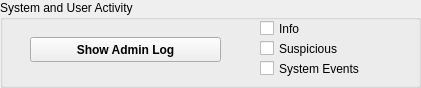
    <widget class="QGroupBox" name="groupBox_adminLog">
     <property name="geometry">
      <rect>
       <x>10</x>
       <y>493</y>
       <width>421</width>
       <height>88</height>
      </rect>
     </property>
     <property name="title">
      <string>System and User Activity</string>
     </property>
     <widget class="QCheckBox" name="checkBox_prio_2">
      <property name="geometry">
       <rect>
        <x>260</x>
        <y>40</y>
        <width>161</width>
        <height>17</height>
       </rect>
      </property>
      <property name="font">
       <font>
        <underline>false</underline>
       </font>
      </property>
      <property name="toolTip">
       <string>Include events of higher priority (warnings/suspicious user actions) </string>
      </property>
      <property name="text">
       <string>Suspicious</string>
      </property>
     </widget>
     <widget class="QCheckBox" name="checkBox_prio_3">
      <property name="geometry">
       <rect>
        <x>260</x>
        <y>60</y>
        <width>161</width>
        <height>17</height>
       </rect>
      </property>
      <property name="font">
       <font>
        <underline>false</underline>
       </font>
      </property>
      <property name="toolTip">
       <string>Include events that had an impact on the whole system (executed admin commands) </string>
      </property>
      <property name="text">
       <string>System Events</string>
      </property>
     </widget>
     <widget class="QCheckBox" name="checkBox_prio_1">
      <property name="geometry">
       <rect>
        <x>260</x>
        <y>20</y>
        <width>161</width>
        <height>17</height>
       </rect>
      </property>
      <property name="font">
       <font>
        <underline>false</underline>
       </font>
      </property>
      <property name="toolTip">
       <string>Include events of low priority (information) </string>
      </property>
      <property name="text">
       <string>Info</string>
      </property>
     </widget>
     <widget class="QPushButton" name="pushButton_adminLog">
      <property name="geometry">
       <rect>
        <x>30</x>
        <y>37</y>
        <width>191</width>
        <height>25</height>
       </rect>
      </property>
      <property name="font">
       <font>
        <weight>75</weight>
        <bold>true</bold>
        <underline>false</underline>
       </font>
      </property>
      <property name="toolTip">
       <string>Click in order to show/hide the activities log</string>
      </property>
      <property name="text">
       <string>Show Admin Log</string>
      </property>
     </widget>
    </widget>
